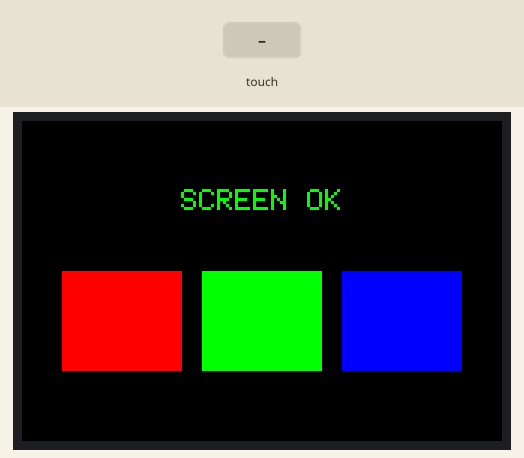
Bench run of a sketch on a simulated ESP32. On the bench: 480×320 colour display. Inputs (shaded band) come from the test bench. What the sketch prints to the serial monitor is not drawn.

Above: at 1.5 s.
1.6 s: screen touched at 13 % across, 10 % down
3.1 s: screen touched at 38 % across, 10 % down
Timing chart, 0 to 6.1 s (numbered marks = the images above; inputs shaded):
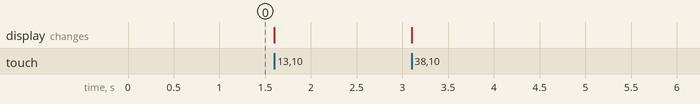

The sketch:

00_screen_test.ino
```cpp
/*
 * 第 0 步: 屏幕点亮自检
 * ============================================================
 * 目的: 在接任何加热/传感器之前, 先确认屏幕和触摸配置正确。
 * 只插 USB-C, 烧录这个, 屏幕应显示彩色文字; 触摸屏幕串口打印坐标。
 *
 * 硬件: Sunton ESP32-3248S035R (3.5" ST7796 + XPT2046 电阻触摸)
 * 开发板: "ESP32 Dev Module"
 * 依赖库: LovyanGFX
 * ============================================================
 */

#define LGFX_USE_V1
#include <LovyanGFX.hpp>

class LGFX : public lgfx::LGFX_Device {
  lgfx::Panel_ST7796  _panel;
  lgfx::Bus_SPI       _bus;
  lgfx::Light_PWM     _light;
  lgfx::Touch_XPT2046 _touch;
public:
  LGFX(void) {
    { auto cfg = _bus.config();
      cfg.spi_host = HSPI_HOST; cfg.spi_mode = 0;
      cfg.freq_write = 40000000; cfg.freq_read = 16000000;
      cfg.spi_3wire = false; cfg.use_lock = true;
      cfg.dma_channel = SPI_DMA_CH_AUTO;
      cfg.pin_sclk = 14; cfg.pin_mosi = 13; cfg.pin_miso = 12; cfg.pin_dc = 2;
      _bus.config(cfg); _panel.setBus(&_bus); }
    { auto cfg = _panel.config();
      cfg.pin_cs = 15; cfg.pin_rst = -1; cfg.pin_busy = -1;
      cfg.panel_width = 320; cfg.panel_height = 480;
      cfg.readable = true; cfg.invert = false; cfg.rgb_order = false;
      cfg.dlen_16bit = false; cfg.bus_shared = true;
      _panel.config(cfg); }
    { auto cfg = _light.config();
      cfg.pin_bl = 27; cfg.invert = false; cfg.freq = 44100; cfg.pwm_channel = 7;
      _light.config(cfg); _panel.setLight(&_light); }
    { auto cfg = _touch.config();
      cfg.x_min = 300; cfg.x_max = 3900; cfg.y_min = 200; cfg.y_max = 3700;
      cfg.pin_int = 36; cfg.bus_shared = true; cfg.offset_rotation = 0;
      cfg.spi_host = HSPI_HOST; cfg.freq = 1000000;
      cfg.pin_sclk = 14; cfg.pin_mosi = 13; cfg.pin_miso = 12; cfg.pin_cs = 33;
      _touch.config(cfg); _panel.setTouch(&_touch); }
    setPanel(&_panel);
  }
};

LGFX tft;

void setup() {
  Serial.begin(115200);
  tft.init();
  tft.setRotation(1);          // 横屏 480x320
  tft.setBrightness(200);

  tft.fillScreen(TFT_BLACK);
  tft.setTextColor(TFT_GREEN);
  tft.setTextDatum(middle_center);
  tft.setTextSize(3);
  tft.drawString("SCREEN OK", 240, 80);

  // 三色条, 用来确认颜色顺序对不对 (从左到右应是 红/绿/蓝)
  tft.fillRect(40,  150, 120, 100, TFT_RED);
  tft.fillRect(180, 150, 120, 100, TFT_GREEN);
  tft.fillRect(320, 150, 120, 100, TFT_BLUE);

  Serial.println("Screen test running. Touch the screen...");
}

void loop() {
  int32_t x, y;
  if (tft.getTouch(&x, &y)) {
    Serial.printf("touch x=%d y=%d\n", x, y);
    tft.fillCircle(x, y, 4, TFT_YELLOW);
  }
}
```
